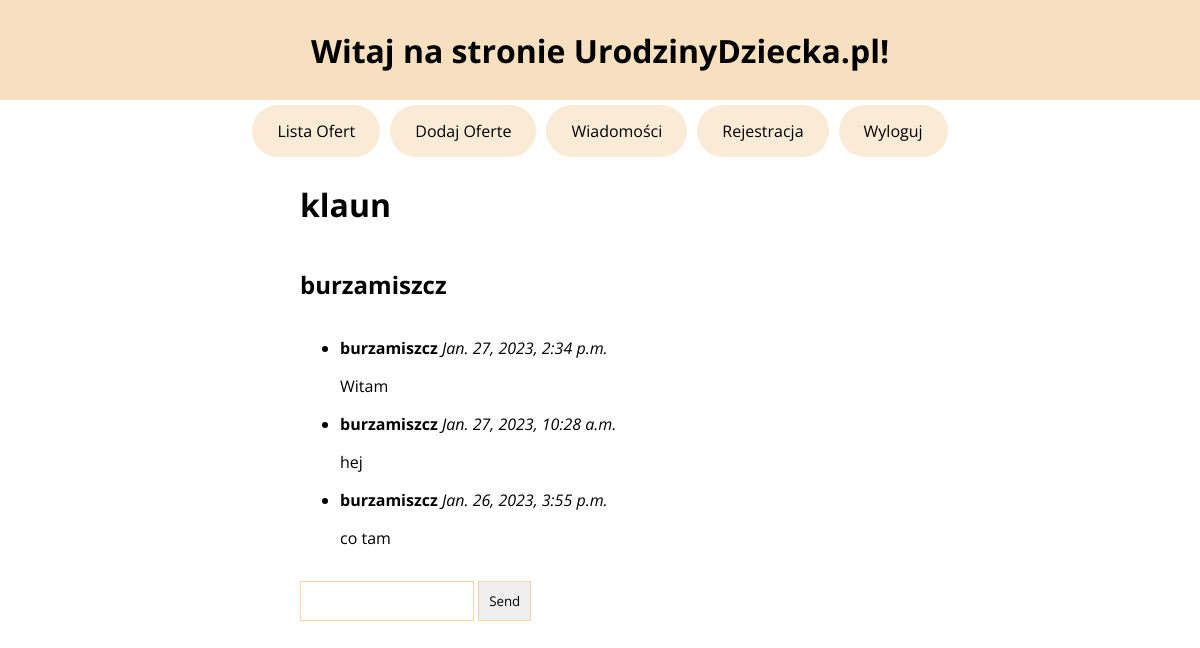
/conversation/burzamiszcz/1 (signed in), run on the app's committed database.
### main/models.py (models this page shows, shortened)
class Ad(models.Model):
    username = models.ForeignKey(User, on_delete=models.CASCADE)
    name = models.CharField(max_length=150)
    text = models.TextField(max_length=800)
    def __str__(self):
        return self.name

class Message(models.Model):
    sender = models.ForeignKey(User, on_delete=models.CASCADE, related_name='sender')
    receiver = models.ForeignKey(User, on_delete=models.CASCADE, related_name='receiver')
    message_text = models.TextField()
    created_at = models.DateTimeField(auto_now_add=True)
    offer = models.ForeignKey(Ad, on_delete=models.CASCADE)

### main/views.py (the view)
# urls.py: path('conversation/<str:receiver_username>/<adId>', views.conversation, name='conversation'),
@login_required
def conversation(request, receiver_username, adId):
    user = request.user
    offer = Ad.objects.get(id=adId)
    if request.method == 'POST':
        message_text = request.POST.get('message_text')
        receiver = User.objects.get(username=receiver_username)
        Message.objects.create(sender=user, receiver=receiver, message_text=message_text, offer = offer)
    messages = Message.objects.filter(Q(sender=user, receiver__username=receiver_username, offer=adId) | Q(sender__username=receiver_username, receiver=user, offer=adId))
    messages = messages.order_by('-created_at')
    context = {'messages': messages, 'receiver_username': receiver_username, 'offer': offer}
    print(messages)
    return render(request, 'main/conversation.html', context)

### main/templates/main/conversation.html (shortened to what this page needs)
{% extends 'main/base.html' %}
{% block content %}
<h1>{{offer}}</h1>
<h2>{{ receiver_username }}</h2>
<ul>
    {% for message in messages %}
    <li>
        <strong>{{ message.sender.username }}</strong>
        <em>{{ message.created_at }}</em>
        <p>{{ message.message_text }}</p>
    </li>
    {% endfor %}
</ul>
<form method="POST">
    <input type="text" name="message_text">
    <input type="submit" value="Send">
</form>
{% endblock content %}

### main/static/style.css (style rules this page uses)
* { font-family: "Open Sans", sans-serif; }
body { margin: 0px; }
h1 { color: black; }
.register-section input { border: 1px solid rgb(243, 213, 168); padding: 10px; transition: .5s ease background-color; }

### data on the page
Ad: name "klaun"
Message: sender.username "burzamiszcz", created_at "Jan. 27, 2023, 2:34 p.m.", message_text "Witam"
Message: sender.username "burzamiszcz", created_at "Jan. 27, 2023, 10:28 a.m.", message_text "hej"
Message: sender.username "burzamiszcz", created_at "Jan. 26, 2023, 3:55 p.m.", message_text "co tam"

### other printed values
{{ receiver_username }} "burzamiszcz"
